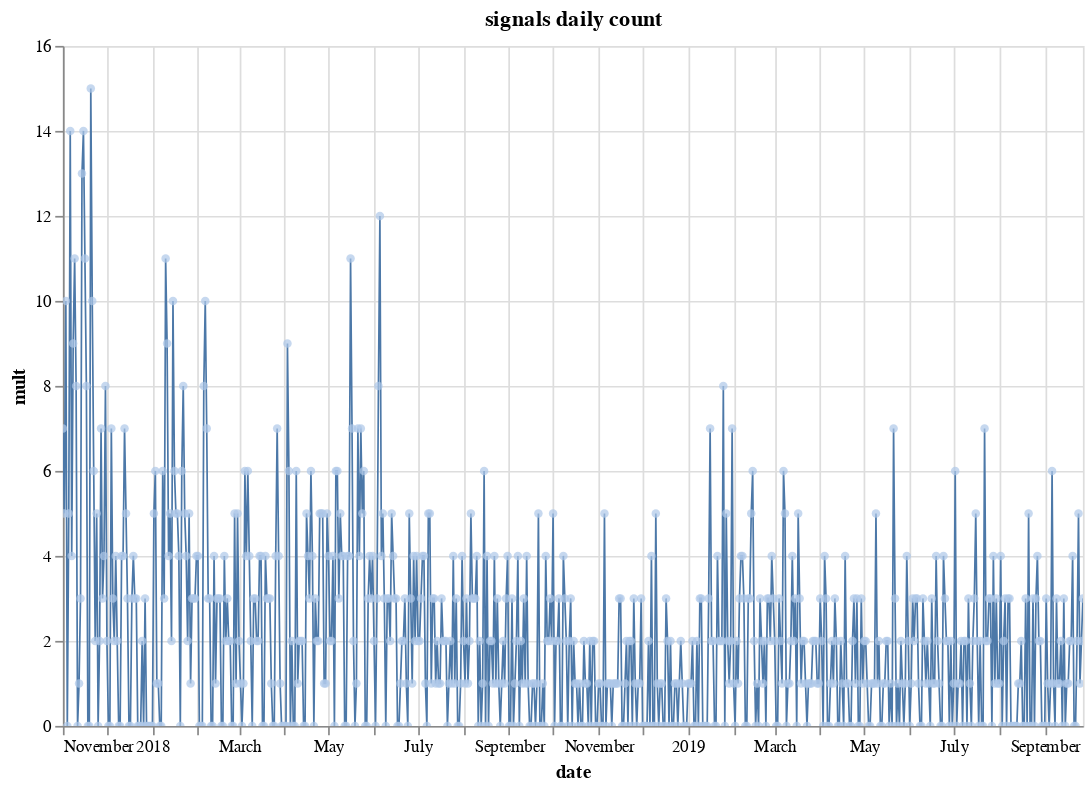
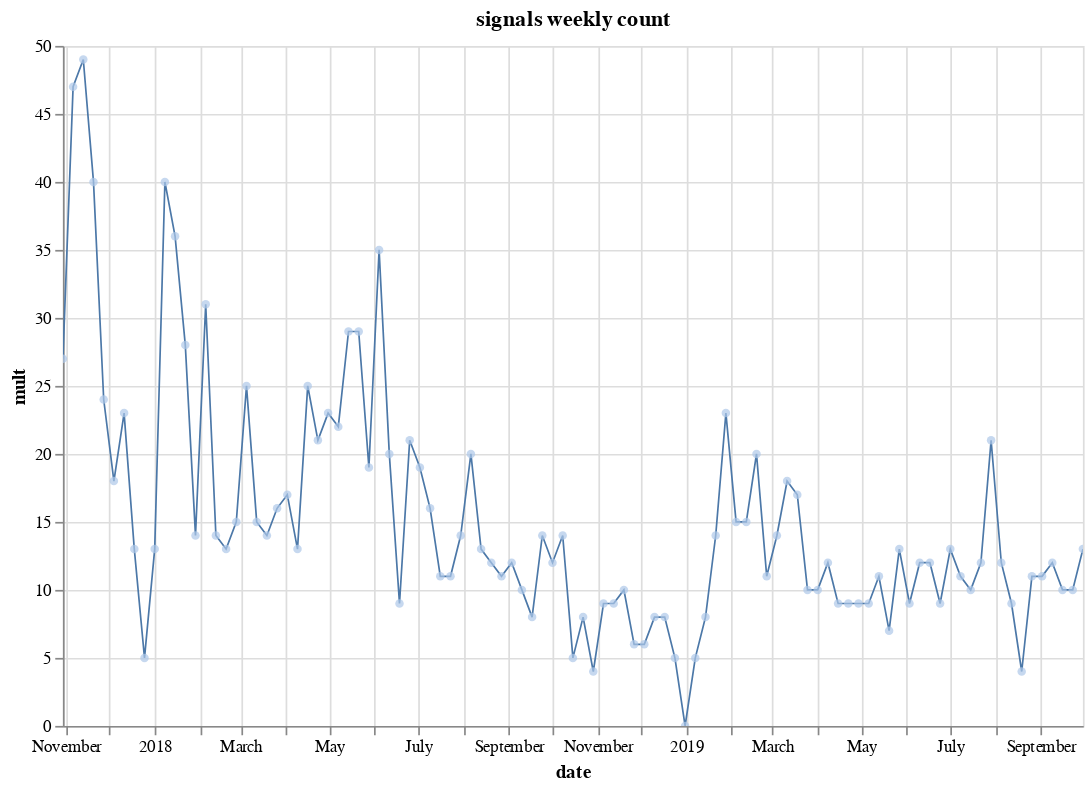
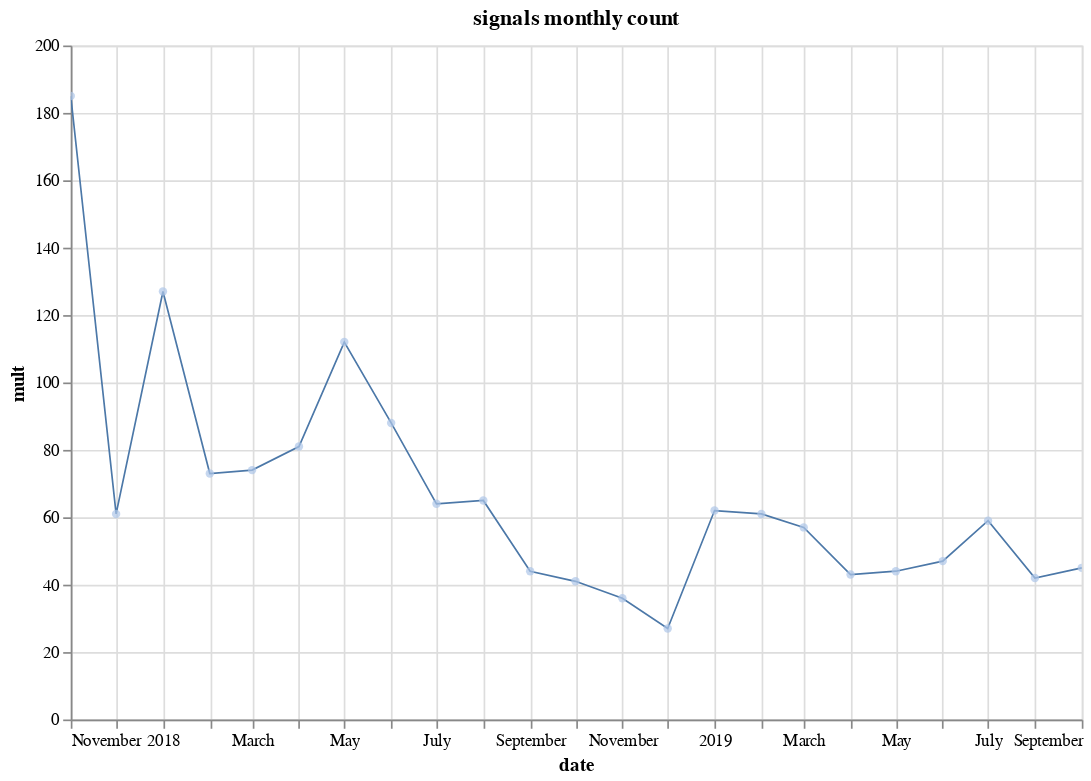
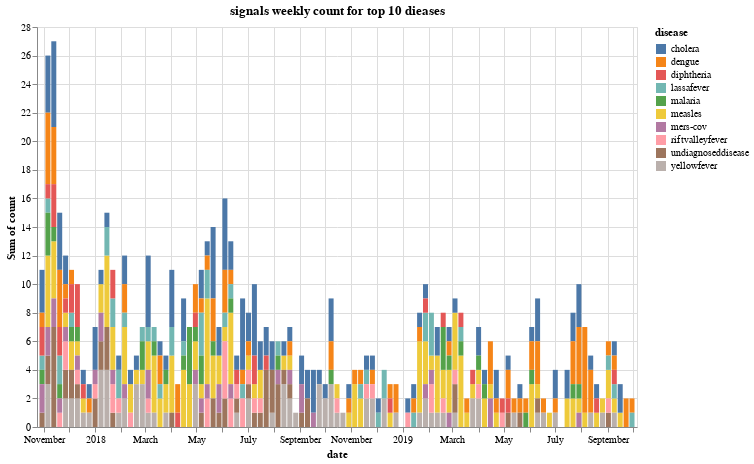

Notebook code for these charts, in order:
### Code cell
# Plots
highlight = alt.selection(type = 'single', on = 'mouseover', fields = ['date'])

# day
signals_day_count_plot_line = (
    alt.Chart(signals_day_count)
    .mark_line(size = 1)
    .encode(
        x = alt.Y('date', sort = None),
        y = 'mult'
    )
)
signals_day_count_plot_points = (
    alt.Chart(signals_day_count, title = 'signals daily count')
    .mark_circle(size = 25)
    .encode(
        x = alt.Y('date', sort = None),
        y = 'mult',
        tooltip = ['date', 'mult'],
        color = alt.condition(~highlight, alt.value('#1f77b4'),
                              alt.value('#aec7e8'))
    ).add_selection(
        highlight
    )
)
signals_day_count_plot = ((signals_day_count_plot_line
                           + signals_day_count_plot_points)
                          .interactive(bind_y = False)
                          .properties(height = 400, width = 600))
display(signals_day_count_plot)
signals_day_count_plot.save(plot_dir+'/signals_day_count.html')

# week
signals_week_count_plot_line = (
    alt.Chart(signals_week_count)
    .mark_line(size = 1)
    .encode(
        x = alt.Y('date', sort = None),
        y = 'mult'
    )
)
signals_week_count_plot_points = (
    alt.Chart(signals_week_count, title = 'signals weekly count')
    .mark_circle(size = 25)
    .encode(
        x = alt.Y('date', sort = None),
        y = 'mult',
        tooltip = ['date', 'mult'],
        color = alt.condition(~highlight, alt.value('#1f77b4'),
                              alt.value('#aec7e8'))
    ).add_selection(
        highlight
    )
)
signals_week_count_plot = ((signals_week_count_plot_line
                            + signals_week_count_plot_points)
                           .interactive(bind_y = False)
                           .properties(height = 400, width = 600))
display(signals_week_count_plot)
signals_week_count_plot.save(plot_dir+'/signals_week_count.html')

# month
signals_month_count_plot_line = (
    alt.Chart(signals_month_count)
    .mark_line(size = 1)
    .encode(
        x = alt.Y('date', sort = None),
        y = 'mult'
    )
)
signals_month_count_plot_points = (
    alt.Chart(signals_month_count, title = 'signals monthly count')
    .mark_circle(size = 25)
    .encode(
        x = alt.Y('date', sort = None),
        y = 'mult',
        tooltip = ['date', 'mult'],
        color = alt.condition(~highlight, alt.value('#1f77b4'),
                              alt.value('#aec7e8'))
    ).add_selection(
        highlight
    )
)
signals_month_count_plot = ((signals_month_count_plot_line
                             + signals_month_count_plot_points)
                            .interactive(bind_y = False)
                            .properties(height = 400, width = 600))
display(signals_month_count_plot)
signals_month_count_plot.save(plot_dir+'/signals_month_count.html')

# week and disease
signals_week_disease_count_plot = (
    alt.Chart(signals_week_disease_count,
              title = 'signals weekly count for top 10 dieases')
    .mark_bar()
    .encode(
        x = 'date',
        y = 'sum(count)',
        color = 'disease', 
        tooltip = ['date', 'disease', 'count']
    ).interactive(
        bind_y = False
    ).properties(height = 400, width = 600)
)
display(signals_week_disease_count_plot)
signals_week_disease_count_plot.save(plot_dir+'/signals_week_disease_count.html')

# week and country
signals_week_country_count_plot = (
    alt.Chart(signals_week_country_count,
              title = 'signals weekly count for top 10 countries')
    .mark_bar()
    .encode(
        x = 'date',
        y = 'sum(count)',
        color = 'country', 
        tooltip = ['date', 'country', 'count']
    ).interactive(
        bind_y = False
    ).properties(height = 400, width = 600)
)
display(signals_week_country_count_plot)
signals_week_country_count_plot.save(plot_dir+'/signals_week_country_count.html')

### Figure 1 — Vega-Lite specification as saved in the notebook (floating-point values rounded to 4 significant figures; data arrays with more than 128 entries replaced by an {"elided": "..."} marker saying what was removed)
{"$schema": "https://vega.github.io/schema/vega-lite/v3.3.0.json", "config": {"mark": {"tooltip": null}, "view": {"height": 300, "width": 400}}, "data": {"name": "data-d344b6586c010aec13979b705aae5d32"}, "datasets": {"data-d344b6586c010aec13979b705aae5d32": {"elided": "696 records"}}, "height": 400, "layer": [{"encoding": {"x": {"field": "date", "sort": null, "type": "temporal"}, "y": {"field": "mult", "type": "quantitative"}}, "mark": {"size": 1, "type": "line"}, "selection": {"selector004": {"bind": "scales", "encodings": ["x"], "type": "interval"}}}, {"encoding": {"color": {"condition": {"selection": {"not": "selector003"}, "value": "#1f77b4"}, "value": "#aec7e8"}, "tooltip": [{"field": "date", "type": "temporal"}, {"field": "mult", "type": "quantitative"}], "x": {"field": "date", "sort": null, "type": "temporal"}, "y": {"field": "mult", "type": "quantitative"}}, "mark": {"size": 25, "type": "circle"}, "selection": {"selector003": {"fields": ["date"], "on": "mouseover", "type": "single"}}, "title": "signals daily count"}], "width": 600}

### Figure 2 — Vega-Lite specification as saved in the notebook (floating-point values rounded to 4 significant figures)
{"$schema": "https://vega.github.io/schema/vega-lite/v3.3.0.json", "config": {"mark": {"tooltip": null}, "view": {"height": 300, "width": 400}}, "data": {"name": "data-bdbbf6a088048a47260e17aab7f430fc"}, "datasets": {"data-bdbbf6a088048a47260e17aab7f430fc": [{"date": "2017-10-30T00:00:00", "mult": 27}, {"date": "2017-11-06T00:00:00", "mult": 47}, {"date": "2017-11-13T00:00:00", "mult": 49}, {"date": "2017-11-20T00:00:00", "mult": 40}, {"date": "2017-11-27T00:00:00", "mult": 24}, {"date": "2017-12-04T00:00:00", "mult": 18}, {"date": "2017-12-11T00:00:00", "mult": 23}, {"date": "2017-12-18T00:00:00", "mult": 13}, {"date": "2017-12-25T00:00:00", "mult": 5}, {"date": "2018-01-01T00:00:00", "mult": 13}, {"date": "2018-01-08T00:00:00", "mult": 40}, {"date": "2018-01-15T00:00:00", "mult": 36}, {"date": "2018-01-22T00:00:00", "mult": 28}, {"date": "2018-01-29T00:00:00", "mult": 14}, {"date": "2018-02-05T00:00:00", "mult": 31}, {"date": "2018-02-12T00:00:00", "mult": 14}, {"date": "2018-02-19T00:00:00", "mult": 13}, {"date": "2018-02-26T00:00:00", "mult": 15}, {"date": "2018-03-05T00:00:00", "mult": 25}, {"date": "2018-03-12T00:00:00", "mult": 15}, {"date": "2018-03-19T00:00:00", "mult": 14}, {"date": "2018-03-26T00:00:00", "mult": 16}, {"date": "2018-04-02T00:00:00", "mult": 17}, {"date": "2018-04-09T00:00:00", "mult": 13}, {"date": "2018-04-16T00:00:00", "mult": 25}, {"date": "2018-04-23T00:00:00", "mult": 21}, {"date": "2018-04-30T00:00:00", "mult": 23}, {"date": "2018-05-07T00:00:00", "mult": 22}, {"date": "2018-05-14T00:00:00", "mult": 29}, {"date": "2018-05-21T00:00:00", "mult": 29}, {"date": "2018-05-28T00:00:00", "mult": 19}, {"date": "2018-06-04T00:00:00", "mult": 35}, {"date": "2018-06-11T00:00:00", "mult": 20}, {"date": "2018-06-18T00:00:00", "mult": 9}, {"date": "2018-06-25T00:00:00", "mult": 21}, {"date": "2018-07-02T00:00:00", "mult": 19}, {"date": "2018-07-09T00:00:00", "mult": 16}, {"date": "2018-07-16T00:00:00", "mult": 11}, {"date": "2018-07-23T00:00:00", "mult": 11}, {"date": "2018-07-30T00:00:00", "mult": 14}, {"date": "2018-08-06T00:00:00", "mult": 20}, {"date": "2018-08-13T00:00:00", "mult": 13}, {"date": "2018-08-20T00:00:00", "mult": 12}, {"date": "2018-08-27T00:00:00", "mult": 11}, {"date": "2018-09-03T00:00:00", "mult": 12}, {"date": "2018-09-10T00:00:00", "mult": 10}, {"date": "2018-09-17T00:00:00", "mult": 8}, {"date": "2018-09-24T00:00:00", "mult": 14}, {"date": "2018-10-01T00:00:00", "mult": 12}, {"date": "2018-10-08T00:00:00", "mult": 14}, {"date": "2018-10-15T00:00:00", "mult": 5}, {"date": "2018-10-22T00:00:00", "mult": 8}, {"date": "2018-10-29T00:00:00", "mult": 4}, {"date": "2018-11-05T00:00:00", "mult": 9}, {"date": "2018-11-12T00:00:00", "mult": 9}, {"date": "2018-11-19T00:00:00", "mult": 10}, {"date": "2018-11-26T00:00:00", "mult": 6}, {"date": "2018-12-03T00:00:00", "mult": 6}, {"date": "2018-12-10T00:00:00", "mult": 8}, {"date": "2018-12-17T00:00:00", "mult": 8}, {"date": "2018-12-24T00:00:00", "mult": 5}, {"date": "2018-12-31T00:00:00", "mult": 0}, {"date": "2019-01-07T00:00:00", "mult": 5}, {"date": "2019-01-14T00:00:00", "mult": 8}, {"date": "2019-01-21T00:00:00", "mult": 14}, {"date": "2019-01-28T00:00:00", "mult": 23}, {"date": "2019-02-04T00:00:00", "mult": 15}, {"date": "2019-02-11T00:00:00", "mult": 15}, {"date": "2019-02-18T00:00:00", "mult": 20}, {"date": "2019-02-25T00:00:00", "mult": 11}, {"date": "2019-03-04T00:00:00", "mult": 14}, {"date": "2019-03-11T00:00:00", "mult": 18}, {"date": "2019-03-18T00:00:00", "mult": 17}, {"date": "2019-03-25T00:00:00", "mult": 10}, {"date": "2019-04-01T00:00:00", "mult": 10}, {"date": "2019-04-08T00:00:00", "mult": 12}, {"date": "2019-04-15T00:00:00", "mult": 9}, {"date": "2019-04-22T00:00:00", "mult": 9}, {"date": "2019-04-29T00:00:00", "mult": 9}, {"date": "2019-05-06T00:00:00", "mult": 9}, {"date": "2019-05-13T00:00:00", "mult": 11}, {"date": "2019-05-20T00:00:00", "mult": 7}, {"date": "2019-05-27T00:00:00", "mult": 13}, {"date": "2019-06-03T00:00:00", "mult": 9}, {"date": "2019-06-10T00:00:00", "mult": 12}, {"date": "2019-06-17T00:00:00", "mult": 12}, {"date": "2019-06-24T00:00:00", "mult": 9}, {"date": "2019-07-01T00:00:00", "mult": 13}, {"date": "2019-07-08T00:00:00", "mult": 11}, {"date": "2019-07-15T00:00:00", "mult": 10}, {"date": "2019-07-22T00:00:00", "mult": 12}, {"date": "2019-07-29T00:00:00", "mult": 21}, {"date": "2019-08-05T00:00:00", "mult": 12}, {"date": "2019-08-12T00:00:00", "mult": 9}, {"date": "2019-08-19T00:00:00", "mult": 4}, {"date": "2019-08-26T00:00:00", "mult": 11}, {"date": "2019-09-02T00:00:00", "mult": 11}, {"date": "2019-09-09T00:00:00", "mult": 12}, {"date": "2019-09-16T00:00:00", "mult": 10}, {"date": "2019-09-23T00:00:00", "mult": 10}, {"date": "2019-09-30T00:00:00", "mult": 13}]}, "height": 400, "layer": [{"encoding": {"x": {"field": "date", "sort": null, "type": "temporal"}, "y": {"field": "mult", "type": "quantitative"}}, "mark": {"size": 1, "type": "line"}, "selection": {"selector005": {"bind": "scales", "encodings": ["x"], "type": "interval"}}}, {"encoding": {"color": {"condition": {"selection": {"not": "selector003"}, "value": "#1f77b4"}, "value": "#aec7e8"}, "tooltip": [{"field": "date", "type": "temporal"}, {"field": "mult", "type": "quantitative"}], "x": {"field": "date", "sort": null, "type": "temporal"}, "y": {"field": "mult", "type": "quantitative"}}, "mark": {"size": 25, "type": "circle"}, "selection": {"selector003": {"fields": ["date"], "on": "mouseover", "type": "single"}}, "title": "signals weekly count"}], "width": 600}

### Figure 3 — Vega-Lite specification as saved in the notebook (floating-point values rounded to 4 significant figures)
{"$schema": "https://vega.github.io/schema/vega-lite/v3.3.0.json", "config": {"mark": {"tooltip": null}, "view": {"height": 300, "width": 400}}, "data": {"name": "data-b10c6bf557bdac9d670f81426022d3de"}, "datasets": {"data-b10c6bf557bdac9d670f81426022d3de": [{"date": "2017-11-01T00:00:00", "mult": 185}, {"date": "2017-12-01T00:00:00", "mult": 61}, {"date": "2018-01-01T00:00:00", "mult": 127}, {"date": "2018-02-01T00:00:00", "mult": 73}, {"date": "2018-03-01T00:00:00", "mult": 74}, {"date": "2018-04-01T00:00:00", "mult": 81}, {"date": "2018-05-01T00:00:00", "mult": 112}, {"date": "2018-06-01T00:00:00", "mult": 88}, {"date": "2018-07-01T00:00:00", "mult": 64}, {"date": "2018-08-01T00:00:00", "mult": 65}, {"date": "2018-09-01T00:00:00", "mult": 44}, {"date": "2018-10-01T00:00:00", "mult": 41}, {"date": "2018-11-01T00:00:00", "mult": 36}, {"date": "2018-12-01T00:00:00", "mult": 27}, {"date": "2019-01-01T00:00:00", "mult": 62}, {"date": "2019-02-01T00:00:00", "mult": 61}, {"date": "2019-03-01T00:00:00", "mult": 57}, {"date": "2019-04-01T00:00:00", "mult": 43}, {"date": "2019-05-01T00:00:00", "mult": 44}, {"date": "2019-06-01T00:00:00", "mult": 47}, {"date": "2019-07-01T00:00:00", "mult": 59}, {"date": "2019-08-01T00:00:00", "mult": 42}, {"date": "2019-09-01T00:00:00", "mult": 45}]}, "height": 400, "layer": [{"encoding": {"x": {"field": "date", "sort": null, "type": "temporal"}, "y": {"field": "mult", "type": "quantitative"}}, "mark": {"size": 1, "type": "line"}, "selection": {"selector006": {"bind": "scales", "encodings": ["x"], "type": "interval"}}}, {"encoding": {"color": {"condition": {"selection": {"not": "selector003"}, "value": "#1f77b4"}, "value": "#aec7e8"}, "tooltip": [{"field": "date", "type": "temporal"}, {"field": "mult", "type": "quantitative"}], "x": {"field": "date", "sort": null, "type": "temporal"}, "y": {"field": "mult", "type": "quantitative"}}, "mark": {"size": 25, "type": "circle"}, "selection": {"selector003": {"fields": ["date"], "on": "mouseover", "type": "single"}}, "title": "signals monthly count"}], "width": 600}

### Figure 4 — Vega-Lite specification as saved in the notebook (floating-point values rounded to 4 significant figures; data arrays with more than 128 entries replaced by an {"elided": "..."} marker saying what was removed)
{"$schema": "https://vega.github.io/schema/vega-lite/v3.3.0.json", "config": {"mark": {"tooltip": null}, "view": {"height": 300, "width": 400}}, "data": {"name": "data-af4d219114d7fefc29494f2a27cf7488"}, "datasets": {"data-af4d219114d7fefc29494f2a27cf7488": {"elided": "1010 records"}}, "encoding": {"color": {"field": "disease", "type": "nominal"}, "tooltip": [{"field": "date", "type": "temporal"}, {"field": "disease", "type": "nominal"}, {"field": "count", "type": "quantitative"}], "x": {"field": "date", "type": "temporal"}, "y": {"aggregate": "sum", "field": "count", "type": "quantitative"}}, "height": 400, "mark": "bar", "selection": {"selector007": {"bind": "scales", "encodings": ["x"], "type": "interval"}}, "title": "signals weekly count for top 10 dieases", "width": 600}
